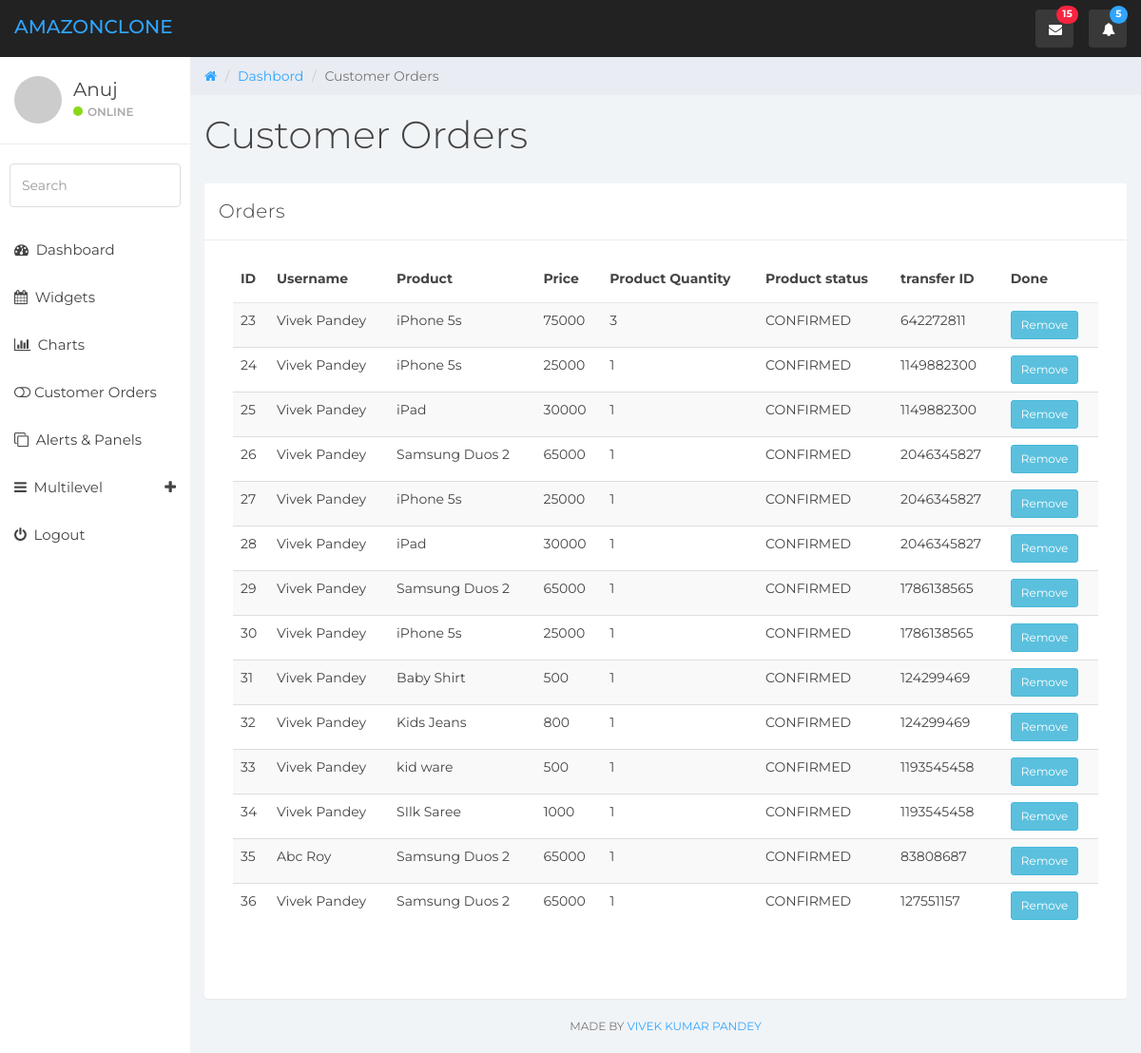
/admin/elements.php (signed in), run on the app's committed database.
### tables this page shows
CREATE TABLE `customer_order` (
  `id` int(100) NOT NULL,
  `uid` int(100) NOT NULL,
  `pid` int(100) NOT NULL,
  `p_name` varchar(255) NOT NULL,
  `p_price` int(100) NOT NULL,
  `p_qty` int(100) NOT NULL,
  `p_status` varchar(100) NOT NULL,
  `tr_id` varchar(100) NOT NULL
);

CREATE TABLE `user_info` (
  `user_id` int(10) NOT NULL,
  `first_name` varchar(50) NOT NULL,
  `last_name` varchar(50) NOT NULL,
  `email` varchar(300) NOT NULL,
  `password` varchar(100) NOT NULL,
  `mobile` varchar(10) NOT NULL,
  `address1` varchar(300) NOT NULL,
  `address2` varchar(300) NOT NULL
);

### admin/elements.php (the view, shortened to what this page needs)
<?php
  include('includes/header.php');
  include('includes/sidebar.php');
 ?>
	<div class="col-sm-9 col-sm-offset-3 col-lg-10 col-lg-offset-2 main">
		<div class="row">
			<ol class="breadcrumb">
				<li><a href="#">
					<em class="fa fa-home"></em>
				</a></li>
				<li><a href="welcome.php">Dashbord</a></li>
				<li class="active">Customer Orders</li>
			</ol>
		</div>
		<div class="row">
			<div class="col-lg-12">
				<h1 class="page-header">Customer Orders</h1>
			</div>
		</div>
		<div class="row">
			<div class="col-lg-12">
				<div class="panel panel-default">
					<div class="panel-heading">Orders</div>
					<div class="panel-body">
						<div class="col-md-12">
							 <table class="table table-striped">
								    <thead>
								      <tr>
								        <th>ID</th>
								        <th>Username</th>
								        <th>Product</th>
								         <th>Price</th>
								          <th>Product Quantity</th>
								           <th>Product status</th>
								            <th>transfer ID</th>
								            <th>Done</th>
								      </tr>
								    </thead>
								    <tbody>
								    	<?php
                                       include('dbconnection.php');
                                       $query=mysqli_query($con,"select * from customer_order");
                                       while($row=mysqli_fetch_array($query)){
                                       	$id=$row['id'];
                                       	$uid=$row['uid'];
                                       	$p_name=$row['p_name'];
                                       	$p_price=$row['p_price'];
                                       	$p_qty=$row['p_qty'];
                                       	$p_status=$row['p_status'];
                                       	$tr_id=$row['tr_id'];
                                         $query1=mysqli_query($con,"select * from  user_info where user_id='$uid' ");
                                         while($row=mysqli_fetch_array($query1)){
								    	?>
								      <tr>
								        <td><?php echo $id; ?></td>
								        <td><?php echo $row['first_name']; ?>
								       <?php echo $row['last_name']; ?></td>
								            <td><?php echo $p_name; ?></td>
								             <td><?php echo $p_price; ?></td>
								              <td><?php echo $p_qty; ?></td>
								               <td><?php echo $p_status; ?></td>
								                <td><?php echo $tr_id; ?></td>
								                <th><a href="order_delete.php?del=<?php echo $id; ?>" class="btn btn-sm btn-info"> Remove</a></th>
								      </tr>
								  <?php } } ?>
								    </tbody>
								  </table>
							<br />
							<br />
						</div>
					</div>
				</div>
			</div>
			<?php
   include('includes/footer.php');
			 ?>

### admin/css/styles.css (style rules this page uses)
body { background: #f1f4f7; padding-top: 60px; font-size: 14px; color: #444444; font-family: "Montserrat", "Helvetica Neue", Helvetica, Arial, sans-serif; }
a, a:hover, a:focus { color: #30a5ff; }
h1, h2, h3, h4, h5, h6 { color: #444444; }
h1 { font-weight: 300; font-size: 40px; }
.panel { border: 0; }
.panel-heading { font-size: 20px; font-weight: 300; letter-spacing: 0.025em; height: 60px; line-height: 38px; }
.panel-default .panel-heading { background: #fff; border-bottom: 1px solid #e9ecf2; color: #444444; }
.breadcrumb { border-radius: 0; padding: 10px 15px 10px 15px; background: #e9ecf2; margin: 0; }
h1.page-header { margin-top: 20px; border-bottom: 0; }
.table { background: #fff; }
.table > thead > tr > th { border-bottom: 1px solid #e6e7e8; vertical-align: middle; height: 50px; }

### data on the page
customer_order: id "23", p_name "iPhone 5s", p_price "75000", p_qty "3", p_status "CONFIRMED", tr "642272811"
user_info: first_name "Vivek", last_name "Pandey"
customer_order: id "24", p_name "iPhone 5s", p_price "25000", p_qty "1", p_status "CONFIRMED", tr "1149882300"
customer_order: id "25", p_name "iPad", p_price "30000", p_qty "1", p_status "CONFIRMED", tr "1149882300"
customer_order: id "26", p_name "Samsung Duos 2", p_price "65000", p_qty "1", p_status "CONFIRMED", tr "2046345827"
customer_order: id "27", p_name "iPhone 5s", p_price "25000", p_qty "1", p_status "CONFIRMED", tr "2046345827"
customer_order: id "28", p_name "iPad", p_price "30000", p_qty "1", p_status "CONFIRMED", tr "2046345827"
customer_order: id "29", p_name "Samsung Duos 2", p_price "65000", p_qty "1", p_status "CONFIRMED", tr "1786138565"
customer_order: id "30", p_name "iPhone 5s", p_price "25000", p_qty "1", p_status "CONFIRMED", tr "1786138565"
customer_order: id "31", p_name "Baby Shirt", p_price "500", p_qty "1", p_status "CONFIRMED", tr "124299469"
customer_order: id "32", p_name "Kids Jeans", p_price "800", p_qty "1", p_status "CONFIRMED", tr "124299469"
customer_order: id "33", p_name "kid ware", p_price "500", p_qty "1", p_status "CONFIRMED", tr "1193545458"
customer_order: id "34", p_name "SIlk Saree", p_price "1000", p_qty "1", p_status "CONFIRMED", tr "1193545458"
customer_order: id "35", p_name "Samsung Duos 2", p_price "65000", p_qty "1", p_status "CONFIRMED", tr "83808687"
user_info: first_name "Abc", last_name "Roy"
customer_order: id "36", p_name "Samsung Duos 2", p_price "65000", p_qty "1", p_status "CONFIRMED", tr "127551157"

### other printed values
$_SESSION['name'] "Anuj"
